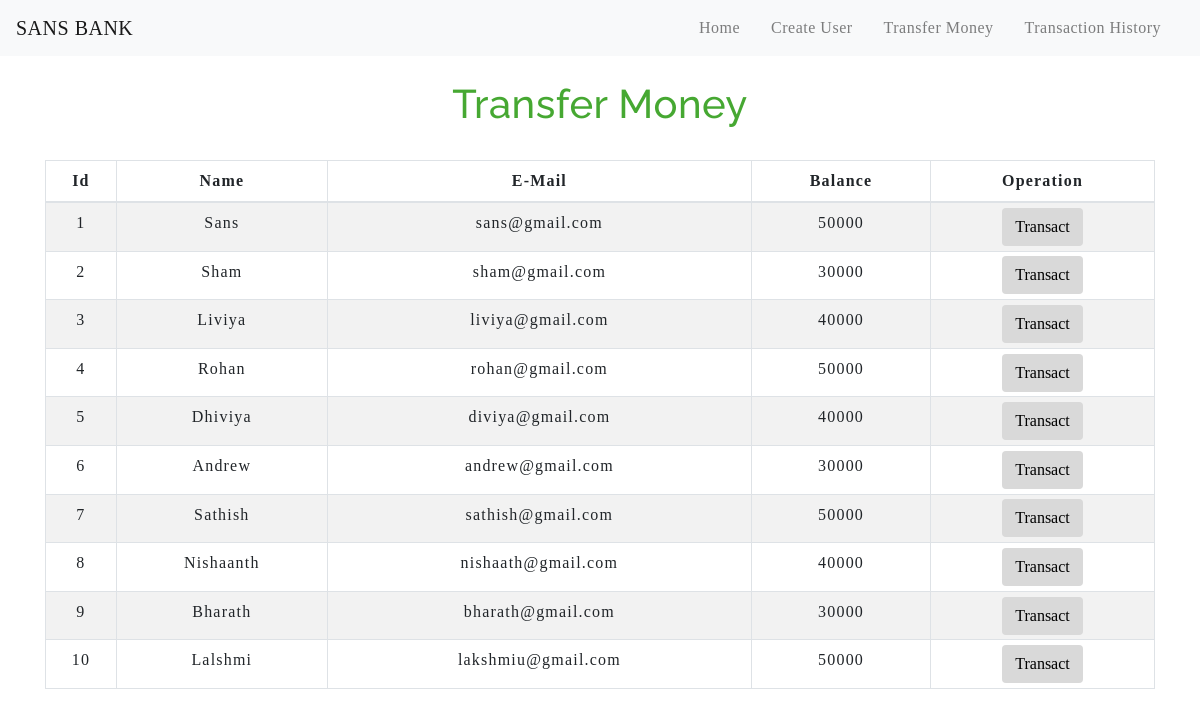
The app's page /transfermoney.php with its own data.
### tables this page shows
CREATE TABLE `users` (
  `id` int(3) NOT NULL,
  `name` text NOT NULL,
  `email` varchar(30) NOT NULL,
  `balance` int(8) NOT NULL
);

### transfermoney.php (the view, shortened to what this page needs)
<!DOCTYPE html>
<html lang="en">
<head>
    <link rel="stylesheet" href="https://maxcdn.bootstrapcdn.com/bootstrap/4.0.0/css/bootstrap.min.css">
    <link rel="stylesheet" type="text/css" href="css/table.css">
    <link rel="stylesheet" type="text/css" href="css/navbar.css">
</head>
<body>
<?php
    include 'config.php';
    $sql = "SELECT * FROM users";
    $result = mysqli_query($conn,$sql);
?>
<?php
  include 'navbar.php';
?>
<div class="container">
        <h2 class="text-center pt-4">Transfer Money</h2>
        <br>
            <div class="row">
                <div class="col">
                    <div class="table-responsive-sm">
                    <table class="table table-hover table-sm table-striped table-condensed table-bordered">
                        <thead>
                            <tr>
                            <th scope="col" class="text-center py-2">Id</th>
                            <th scope="col" class="text-center py-2">Name</th>
                            <th scope="col" class="text-center py-2">E-Mail</th>
                            <th scope="col" class="text-center py-2">Balance</th>
                            <th scope="col" class="text-center py-2">Operation</th>
                            </tr>
                        </thead>
                        <tbody>
                <?php
                    while($rows=mysqli_fetch_assoc($result)){
                ?>
                    <tr>
                        <td class="py-2"><?php echo $rows['id'] ?></td>
                        <td class="py-2"><?php echo $rows['name']?></td>
                        <td class="py-2"><?php echo $rows['email']?></td>
                        <td class="py-2"><?php echo $rows['balance']?></td>
                        <td><a href="selecteduserdetail.php?id= <?php echo $rows['id'] ;?>"> <button type="button" class="btn">Transact</button></a></td>
                    </tr>
                <?php
                    }
                ?>
                        </tbody>
                    </table>
                    </div>
                </div>
            </div>
         </div>
</body>
</html>

### navbar.php (shortened to what this page needs)
<nav class="navbar navbar-expand-md navbar-light bg-light">
<a class="navbar-brand" href="index.php">SANS BANK</a>
<div class="collapse navbar-collapse" id="collapsibleNavbar">
      <ul class="navbar-nav ml-auto">
        <li class="nav-item">
          <a class="nav-link" href="index.php">Home</a>
        </li>
        <li class="nav-item">
          <a class="nav-link" href="createuser.php">Create User</a>
        </li>
        <li class="nav-item">
          <a class="nav-link" href="transfermoney.php">Transfer Money</a>
        </li>
        <li class="nav-item">
          <a class="nav-link" href="transactionhistory.php">Transaction History</a>
        </li>
    </div>
 </nav>

### css/table.css (style rules this page uses)
* { padding: 0; margin: 0; box-sizing: border-box; font-family: Fantasy ; }
h2 { font-size: 40px; }
table { letter-spacing: 1.2px; }
td { text-align: center; }
button { border:none; background: #d9d9d9; transition: 1s; }

### css/navbar.css (style rules this page uses)
.nav-link { margin-right: 15px; color:#3c32a8; letter-spacing: 0.5px; transition: 0.5s; }
.navbar-brand { color: #a83232; letter-spacing: 0.5px; }
h2 { color:#46a832; letter-spacing: 0.5px; font-family: raleway; }

### transfermoney.php (style rules this page uses)
button { transition: 1.5s; }

### records on screen
users: id "1", name "Sans", email "sans@gmail.com", balance "50000"
users: id "2", name "Sham", email "sham@gmail.com", balance "30000"
users: id "3", name "Liviya", email "liviya@gmail.com", balance "40000"
users: id "4", name "Rohan", email "rohan@gmail.com", balance "50000"
users: id "5", name "Dhiviya", email "diviya@gmail.com", balance "40000"
users: id "6", name "Andrew", email "andrew@gmail.com", balance "30000"
users: id "7", name "Sathish", email "sathish@gmail.com", balance "50000"
users: id "8", name "Nishaanth", email "nishaath@gmail.com", balance "40000"
users: id "9", name "Bharath", email "bharath@gmail.com", balance "30000"
users: id "10", name "Lalshmi", email "lakshmiu@gmail.com", balance "50000"
